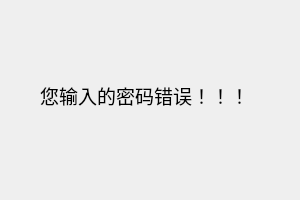
<?xml version="1.0" encoding="UTF-8"?>
<ui version="4.0">
 <class>WarningDlg</class>
 <widget class="QDialog" name="WarningDlg">
  <property name="geometry">
   <rect>
    <x>0</x>
    <y>0</y>
    <width>300</width>
    <height>200</height>
   </rect>
  </property>
  <property name="windowTitle">
   <string>Dialog</string>
  </property>
  <widget class="QLabel" name="label_warming">
   <property name="geometry">
    <rect>
     <x>40</x>
     <y>50</y>
     <width>251</width>
     <height>91</height>
    </rect>
   </property>
   <property name="font">
    <font>
     <pointsize>14</pointsize>
    </font>
   </property>
   <property name="text">
    <string>您输入的密码错误！！！</string>
   </property>
  </widget>
 </widget>
 <resources/>
 <connections/>
</ui>
